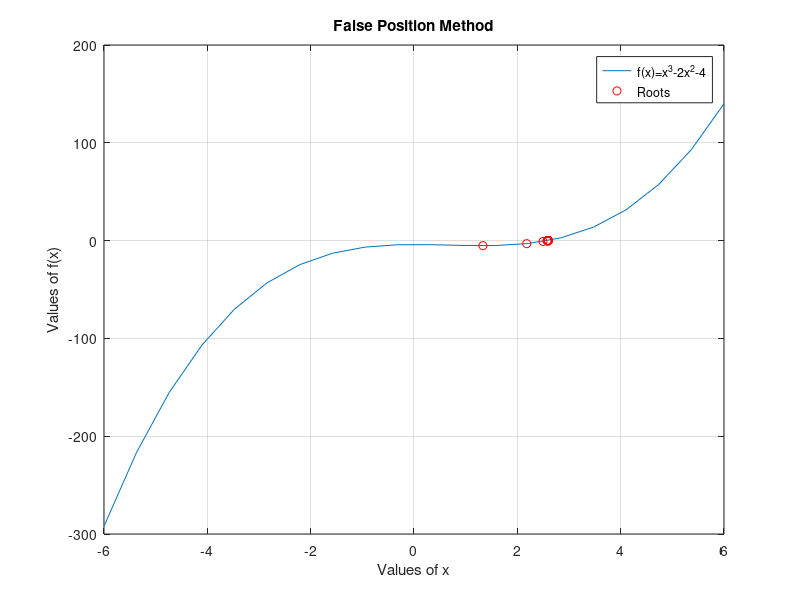

The MATLAB source for this figure:
function False_Position = Task_003 ()

function y = f(x)
    y = x.^3 - 2*(x.^2)-4;
end

a = 0;
b = 3;
e = 1e-6;

roots = [];
i = 0;

while (b - a)  > e
    c =(a*f(b)-b*f(a))/(f(b)-f(a)) ;
    roots = [roots; c];

    if f(c) == 0
        break;
    elseif f(a) * f(c) < 0
        b = c;
    else
        a = c;
    end

    i = i + 1;
end

fprintf('Number of iterations need is: %d\n', i);
fprintf("The root is: ");
disp(roots(end));

 x = linspace(-6, 6, 20);
 y = f(x);

 figure;
 plot(x, y);
hold on;
plot(roots, f(roots),'ro');
hold off;
xlabel('Values of x');
ylabel('Values of f(x)');
title('False Position Method');
legend('f(x)=x^3-2x^2-4', 'Roots');
grid on;
endfunction
